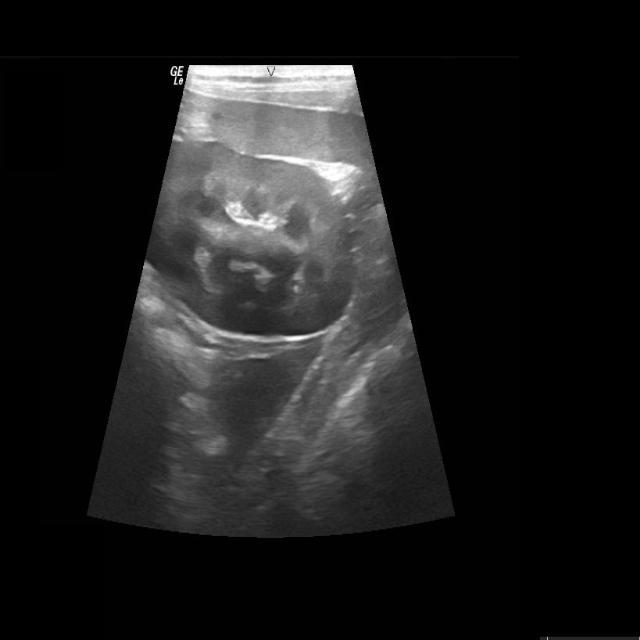
#> input picture codigos-pibic2/codigos-pibic2/codigos-pibic/Codigos para criar metricas/img_test.jpg, 640 x 640 px, found by its file name
$ python randAugmentation.py
#> lines starting #> are read from the running program, lines starting #| are printed output that depends on the picture
from PIL import Image, ImageEnhance, ImageOps
import random
import datetime

# ==== Transformações seguras ====
def rotate(img, magnitude):
    angle = random.uniform(-magnitude, magnitude)
    print(f"  - rotate: {angle:.2f} graus")
    return img.rotate(angle)

def brightness(img, magnitude):
    factor = 1 + (magnitude / 30) * random.choice([-1, 1]) * 0.5
    print(f"  - brightness: fator {factor:.2f}")
    return ImageEnhance.Brightness(img).enhance(factor)

def contrast(img, magnitude):
    factor = 1 + (magnitude / 30) * random.choice([-1, 1]) * 0.5
    print(f"  - contrast: fator {factor:.2f}")
    return ImageEnhance.Contrast(img).enhance(factor)

def color(img, magnitude):
    factor = 1 + (magnitude / 30) * random.choice([-1, 1]) * 0.5
    print(f"  - color: fator {factor:.2f}")
    return ImageEnhance.Color(img).enhance(factor)

def sharpness(img, magnitude):
    factor = 1 + (magnitude / 30) * random.choice([-1, 1]) * 1.0
    print(f"  - sharpness: fator {factor:.2f}")
    return ImageEnhance.Sharpness(img).enhance(factor)

def posterize(img, magnitude):
    bits = 8 - int((magnitude / 30) * 4)
    bits = max(1, bits)
    print(f"  - posterize: {bits} bits")
    return ImageOps.posterize(img, bits)

def solarize(img, magnitude):
    threshold = int((magnitude / 30) * 256)
    print(f"  - solarize: threshold {threshold}")
    return ImageOps.solarize(img, threshold)

def invert(img, _):
    print("  - invert")
    return ImageOps.invert(img)

# Lista das operações possíveis
TRANSFORMACOES = [
    rotate,
    brightness,
    contrast,
    color,
    sharpness,
    posterize,
    solarize,
    invert,
]

# RandAugment seguro com log
def rand_augment_seguro(img, N=4, M=25, nome="imagem"):
    print(f"\nAplicando RandAugment em {nome}:")
    ops = random.sample(TRANSFORMACOES, N)
    for op in ops:
        img = op(img, M)
    return img

# ========== Execução ==========
if __name__ == "__main__":
    caminho_imagem = "C:/Users/Casa/Desktop/codigos-pibic2/codigos-pibic/img_test.jpg"
    imagem_original = Image.open(caminho_imagem).convert("RGB")
#> imagem_original is the input picture: PIL image 640x640 RGB; min 0, max 255, mean 28

    # Aplica duas vezes e loga os detalhes
    aug1 = rand_augment_seguro(imagem_original.copy(), N=5, M=15, nome="aug1")
#> the loop in rand_augment_seguro, `for op in ops:` made 5 passes
#> pass 1, in rand_augment_seguro, `img = op(img, M)`:
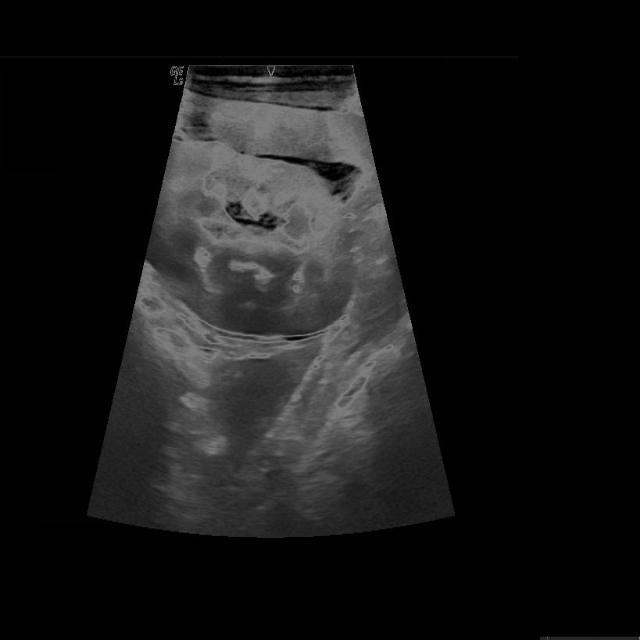
#> img: PIL image 640x640 RGB; min 0, max 127, mean 22.4
#> pass 2, in rand_augment_seguro, `img = op(img, M)`:
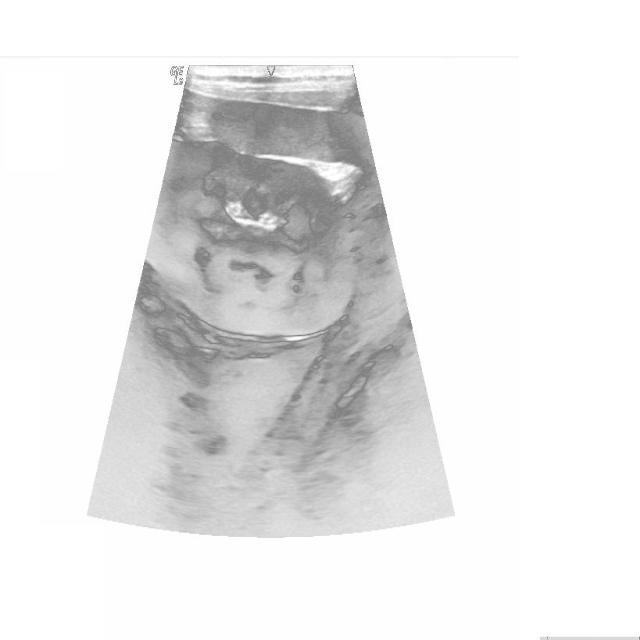
#> img: PIL image 640x640 RGB; min 128, max 255, mean 232.6
#> after the loop in rand_augment_seguro, `for op in ops:`:
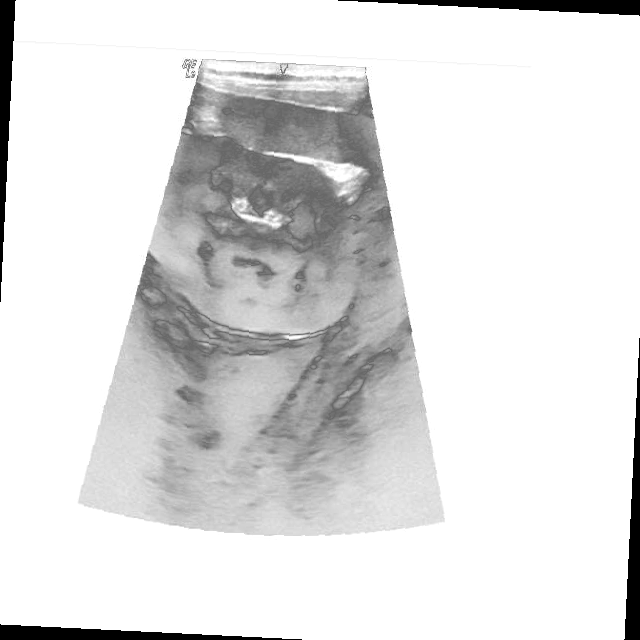
#> img: PIL image 640x640 RGB; min 0, max 255, mean 223.5
    aug2 = rand_augment_seguro(imagem_original.copy(), N=5, M=15, nome="aug2")
#> call 2 of rand_augment_seguro, with N = 5, M = 15, nome = 'aug2'
#> the loop in rand_augment_seguro (call 2), `for op in ops:` made 5 passes
#> pass 1, in rand_augment_seguro (call 2), `img = op(img, M)`:
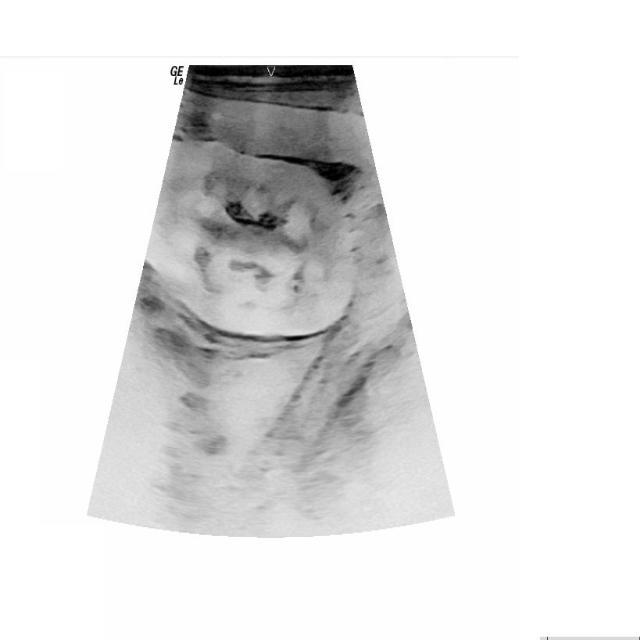
#> img: PIL image 640x640 RGB; min 0, max 255, mean 227
#> pass 2, in rand_augment_seguro (call 2), `img = op(img, M)`:
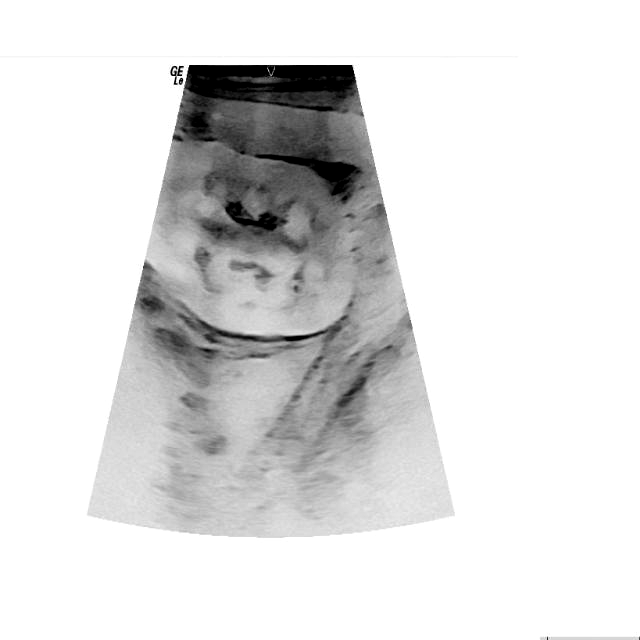
#> img: PIL image 640x640 RGB; min 0, max 255, mean 223
#> after the loop in rand_augment_seguro (call 2), `for op in ops:`:
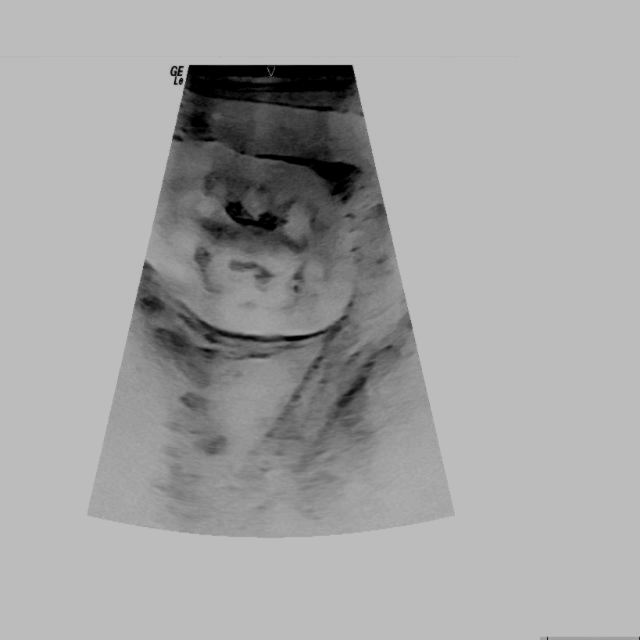
#> img: PIL image 640x640 RGB; min 0, max 188, mean 164.4

    # Salvar com timestamp
    timestamp = datetime.datetime.now().strftime("%Y%m%d_%H%M%S")
    aug1_path = f"aug1_seguro_{timestamp}.jpg"
    aug2_path = f"aug2_seguro_{timestamp}.jpg"

    aug1.save(aug1_path)
    aug2.save(aug2_path)

    # Exibe as imagens
    aug1.show(title="Augmentada 1")
    aug2.show(title="Augmentada 2")

    print(f"\nImagens salvas:\n  - {aug1_path}\n  - {aug2_path}")
